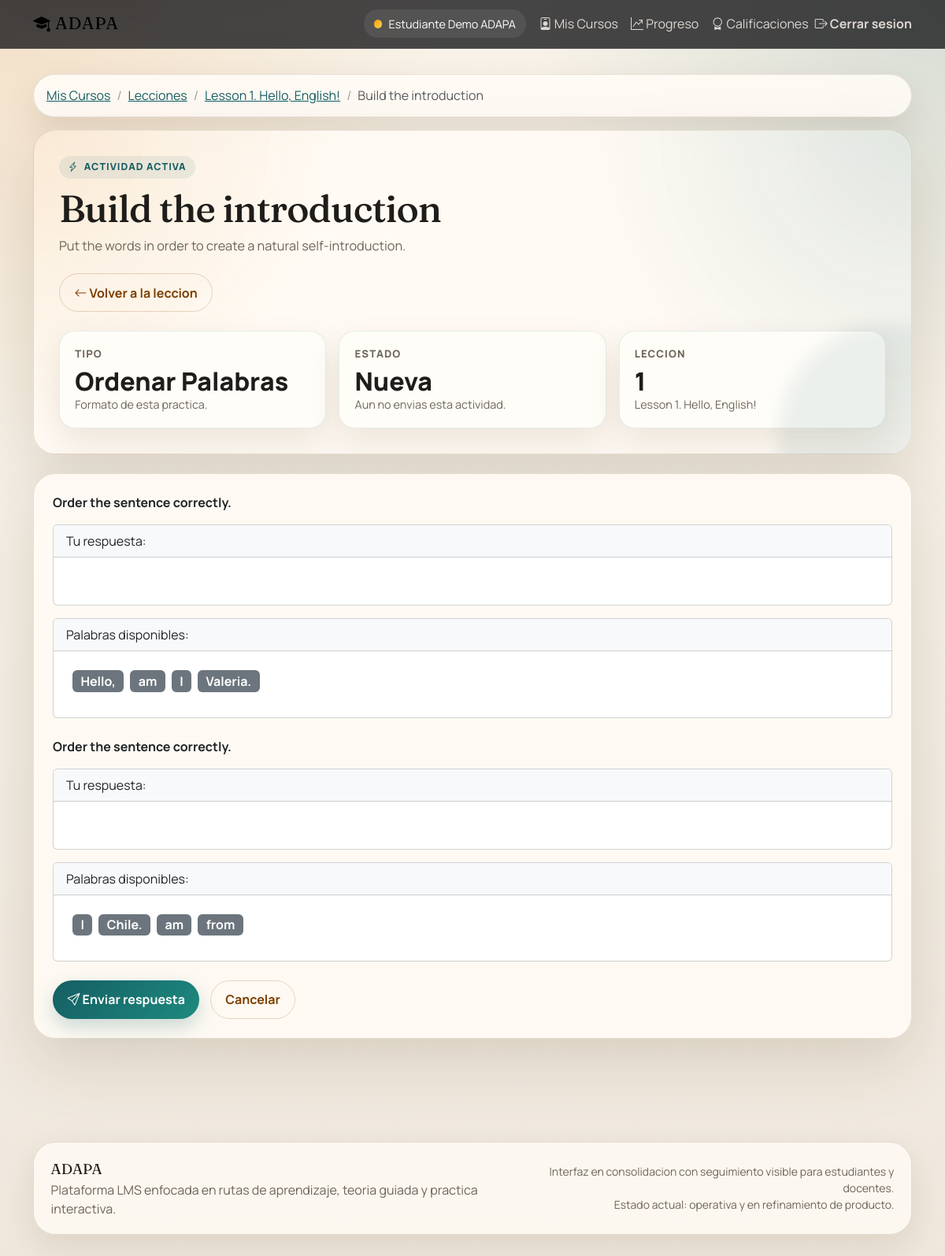
Screenshot of /estudiante/actividades/53 (signed in) with the database file from the repository.
### tables this page shows
CREATE TABLE `lecciones` (
  `id` int(11) NOT NULL AUTO_INCREMENT,
  `curso_id` int(11) NOT NULL,
  `titulo` varchar(255) NOT NULL,
  `descripcion` text DEFAULT NULL,
  `orden` int(11) NOT NULL DEFAULT 0,
  `duracion_minutos` int(11) DEFAULT NULL,
  `es_obligatoria` tinyint(1) NOT NULL DEFAULT 1,
  `estado` enum('borrador','publicada','archivada') NOT NULL DEFAULT 'borrador',
  `fecha_creacion` timestamp NOT NULL DEFAULT current_timestamp(),
  `fecha_actualizacion` timestamp NOT NULL DEFAULT current_timestamp() ON UPDATE current_timestamp(),
  PRIMARY KEY (`id`),
  KEY `curso_id` (`curso_id`),
  KEY `idx_lecciones_orden` (`curso_id`,`orden`),
  CONSTRAINT `lecciones_ibfk_1` FOREIGN KEY (`curso_id`) REFERENCES `cursos` (`id`) ON DELETE CASCADE
);

CREATE TABLE `actividades` (
  `id` int(11) NOT NULL AUTO_INCREMENT,
  `leccion_id` int(11) NOT NULL,
  `titulo` varchar(255) NOT NULL,
  `descripcion` text DEFAULT NULL,
  `tipo_actividad` enum('opcion_multiple','verdadero_falso','completar','arrastrar_soltar','ensayo','codigo','proyecto','respuesta_corta','respuesta_larga','ordenar_palabras','completar_espacios','completar_oracion','emparejamiento','pronunciacion','escritura','escucha') DEFAULT NULL,
  `instrucciones` text NOT NULL,
  `contenido` longtext NOT NULL COMMENT 'JSON con preguntas, opciones, respuestas correctas',
  `puntos_maximos` int(11) NOT NULL DEFAULT 100,
  `tiempo_limite_minutos` int(11) DEFAULT NULL,
  `intentos_permitidos` int(11) NOT NULL DEFAULT 3,
  `es_calificable` tinyint(1) NOT NULL DEFAULT 1,
  `orden` int(11) NOT NULL DEFAULT 0,
  `estado` enum('borrador','activa','archivada') NOT NULL DEFAULT 'borrador',
  `fecha_creacion` timestamp NOT NULL DEFAULT current_timestamp(),
  `fecha_actualizacion` timestamp NOT NULL DEFAULT current_timestamp() ON UPDATE current_timestamp(),
  PRIMARY KEY (`id`),
  KEY `leccion_id` (`leccion_id`),
  KEY `idx_actividades_orden` (`leccion_id`,`orden`),
  CONSTRAINT `actividades_ibfk_1` FOREIGN KEY (`leccion_id`) REFERENCES `lecciones` (`id`) ON DELETE CASCADE
);

### views/estudiante/realizar_actividad.php (the view, shortened to what the rows shown need)
<?php
require_once __DIR__ . '/../partials/header.php';
?>
<div class="container">
    <div class="row">
        <div class="col-12">
            <nav aria-label="breadcrumb">
                <ol class="breadcrumb">
                    <li class="breadcrumb-item"><a href="<?php echo url('/estudiante'); ?>">Mis Cursos</a></li>
                    <li class="breadcrumb-item"><a href="<?php echo url('/estudiante/cursos/' . $leccion->curso_id . '/lecciones'); ?>">Lecciones</a></li>
                    <li class="breadcrumb-item"><a href="<?php echo url('/estudiante/lecciones/' . $leccion->id . '/contenido'); ?>"><?php echo htmlspecialchars($leccion->titulo); ?></a></li>
                    <li class="breadcrumb-item active" aria-current="page"><?php echo htmlspecialchars($actividad->titulo); ?></li>
                </ol>
            </nav>
        </div>
    </div>
    <div class="row">
        <div class="col-12">
            <?php
                $isRetry = isset($_GET['retry']) && $_GET['retry'] == '1';
                $showFeedback = isset($respuestaExistente) && $respuestaExistente && !$isRetry;
            ?>
            <div class="page-hero mb-4">
                <span class="eyebrow"><i class="bi bi-lightning-charge"></i> Actividad activa</span>
                <h1 class="page-title"><?php echo htmlspecialchars($actividad->titulo); ?></h1>
                <p class="page-subtitle"><?php echo htmlspecialchars($actividad->descripcion ?: 'Completa la actividad y revisa tu avance dentro de la leccion.'); ?></p>
                <div class="hero-actions">
                    <a href="<?php echo url('/estudiante/lecciones/' . $leccion->id . '/contenido'); ?>" class="btn btn-outline-secondary">
                        <i class="bi bi-arrow-left"></i> Volver a la leccion
                    </a>
                </div>
                <div class="metric-grid">
                    <div class="metric-card">
                        <div class="metric-label">Tipo</div>
                        <div class="metric-value text-capitalize"><?php echo htmlspecialchars(str_replace('_', ' ', $actividad->tipo_actividad)); ?></div>
                        <div class="metric-note">Formato de esta practica.</div>
                    </div>
                    <div class="metric-card">
                        <div class="metric-label">Estado</div>
                        <div class="metric-value"><?php echo $isRetry ? 'Practica' : ($showFeedback ? 'Hecha' : 'Nueva'); ?></div>
                        <div class="metric-note"><?php echo $showFeedback ? 'Ya existe una respuesta registrada.' : 'Aun no envias esta actividad.'; ?></div>
                    </div>
                    <div class="metric-card">
                        <div class="metric-label">Leccion</div>
                        <div class="metric-value"><?php echo (int) $leccion->orden; ?></div>
                        <div class="metric-note"><?php echo htmlspecialchars($leccion->titulo); ?></div>
                    </div>
                </div>
            </div>
            <div class="card activity-shell">
                <div class="card-body">
                    <form action="<?php echo url('/estudiante/actividades/' . $actividad->id . '/responder'); ?>" method="post">
                        <?php if (($actividad->tipo_actividad === 'opcion_multiple' || $actividad->tipo_actividad === 'verdadero_falso') && !empty($configActividad)): ?>
                            <?php foreach ($configActividad as $preguntaIndex => $pregunta): ?>
                                <div class="card mb-4 border-light shadow-sm">
                                    <div class="card-body">
                                        <?php if (!empty($pregunta->texto)): ?>
                                            <h5 class="card-title mb-3"><?php echo htmlspecialchars($pregunta->texto); ?></h5>
                                        <?php elseif (!empty($actividad->descripcion) && $preguntaIndex === 0): ?>
                                             <h5 class="card-title mb-3"><?php echo htmlspecialchars($actividad->descripcion); ?></h5>
                                        <?php endif; ?>
                                        <?php if (!empty($pregunta->opciones)): ?>
                                            <div class="list-group">
                                                <?php foreach ($pregunta->opciones as $opcion): ?>
                                                    <?php
                                                        $respuestaUsuario = $respuestasUsuario[$pregunta->id] ?? null;
                                                        $opcionTexto = $opcion->opcion_texto;
                                                        $esSeleccionada = false;
                                                        $esCorrecta = false;
                                                        $claseItem = 'list-group-item-action';
                                                        $badge = '';
                                                        $checked = '';
                                                        $disabled = '';
                                                        if ($showFeedback) {
                                                            $esSeleccionada = ($respuestaUsuario === $opcionTexto);
                                                            $esCorrecta = isset($opcion->es_correcta) && ($opcion->es_correcta == 1 || $opcion->es_correcta === true);
                                                            $disabled = 'disabled';
                                                            if ($esSeleccionada) {
                                                                $checked = 'checked';
                                                                if ($esCorrecta) {
                                                                    $claseItem = 'list-group-item-success';
                                                                    $badge = '<span class="badge bg-success ms-auto">Correcto</span>';
                                                                } else {
                                                                    $claseItem = 'list-group-item-danger';
                                                                    $badge = '<span class="badge bg-danger ms-auto">Incorrecto</span>';
                                                                }
                                                            }
                                                            if ($esCorrecta) {
                                                                if (!$esSeleccionada) {
                                                                    $claseItem = 'list-group-item-success';
                                                                    $badge = '<span class="badge bg-success ms-auto">Respuesta Correcta</span>';
                                                                }
                                                            }
                                                        }
                                                    ?>
                                                    <label class="list-group-item <?php echo $claseItem; ?> d-flex align-items-center">
                                                        <input class="form-check-input me-3" type="radio"
                                                               name="respuesta[<?php echo $pregunta->id; ?>]"
                                                               id="opcion_<?php echo $pregunta->id . '_' . $opcion->id; ?>"
                                                               value="<?php echo htmlspecialchars($opcionTexto); ?>"
                                                               <?php echo $checked; ?>
                                                               <?php echo $disabled; ?>
                                                               <?php echo (!$showFeedback) ? 'required' : ''; ?>>
                                                        <div class="flex-grow-1">
                                                            <?php echo htmlspecialchars($opcionTexto); ?>
                                                        </div>
                                                        <?php echo $badge; ?>
                                                    </label>
                                                <?php endforeach; ?>
                                            </div>
                        <?php else: ?>
                                            <p class="text-muted">No hay opciones disponibles para esta pregunta.</p>
                                        <?php endif; ?>
                                    </div>
                                </div>
                            <?php endforeach; ?>
                        <?php elseif ($actividad->tipo_actividad === 'ordenar_palabras'): ?>
                            <?php foreach ($configActividad as $pregunta): ?>
                                <div class="mb-4">
                                    <p class="mb-3 fw-bold"><?php echo htmlspecialchars($pregunta->instruction ?? 'Ordena correctamente:'); ?></p>
                                    <div class="card mb-3">
                                        <div class="card-header bg-light">Tu respuesta:</div>
                                        <div class="card-body" id="sentence-container-<?php echo $pregunta->id; ?>" style="min-height: 60px;">
                                            <?php
                                                $usedIds = [];
                                            ?>
                                        </div>
                                    </div>
                                    <div class="card">
                                        <div class="card-header bg-light">Palabras disponibles:</div>
                                        <div class="card-body" id="pool-container-<?php echo $pregunta->id; ?>" style="min-height: 60px;">
                                            <?php
                                                if (isset($pregunta->items) && is_array($pregunta->items)) {
                                                    foreach ($pregunta->items as $item) {
                                                        $itemText = isset($item->text) ? $item->text : (is_string($item) ? $item : '');
                                                        $itemId = isset($item->id) ? $item->id : '';
                                                        if (!in_array($itemId, $usedIds)) {
                                                            echo '<span class="badge bg-secondary fs-6 me-2 mb-2 draggable-word" style="cursor: pointer;" data-id="' . $itemId . '" data-text="' . htmlspecialchars($itemText) . '" onclick="moveWord(this, \'sentence\', \'' . $pregunta->id . '\')">' . htmlspecialchars($itemText) . '</span>';
                                                        }
                                                    }
                                                }
                                            ?>
                                        </div>
                                    </div>
                                </div>
                            <?php endforeach; ?>
                        <?php endif; ?>
                        <?php if (!$showFeedback): ?>
                            <div class="d-flex gap-2 flex-wrap mt-3">
                                <button type="submit" class="btn btn-primary">
                                    <i class="bi bi-send"></i> Enviar respuesta
                                </button>
                                <a href="<?php echo url('/estudiante/lecciones/' . $leccion->id . '/contenido'); ?>" class="btn btn-outline-secondary">
                                    Cancelar
                                </a>
                            </div>
                        <?php endif; ?>
                    </form>
                </div>
            </div>
        </div>
    </div>
</div>
<?php require_once __DIR__ . '/../partials/footer.php'; ?>

### core/Router.php (shortened to what the rows shown need)
<?php
class Router {
    private $routes = [];
    private $basePath;
    public function __construct() {
        $this->basePath = BASE_URL;
    }
    public function add($method, $route, $controller, $action) {
        $this->routes[$method][$route] = ['controller' => $controller, 'action' => $action];
    }
    public function dispatch($uri, $method) {
        $uri = $this->removeBasePath($uri);
        foreach ($this->routes[$method] as $route => $routeInfo) {
            $pattern = preg_replace('/\{[^}]+\}/', '([^/]+)', $route);
            $pattern = '#^' . $pattern . '$#';
            if (preg_match($pattern, $uri, $matches)) {
                array_shift($matches);
                $action = $routeInfo['action'];
                $controllerInstance = new $controllerClass();
                if (method_exists($controllerInstance, $action)) {
                    call_user_func_array([$controllerInstance, $action], $matches);
                } else {
                    http_response_code(404);
                    echo "404 Method Not Found";
                }
                return;
            }
        }
    }
    private function removeBasePath($uri) {
        if (strpos($uri, $this->basePath) === 0) {
            $uri = substr($uri, strlen($this->basePath));
        }
        return $uri;
    }
}

### rows the page displays
lecciones: titulo "Lesson 1. Hello, English!", orden "1"
actividades: titulo "Build the introduction", descripcion "Put the words in order to create a natural self-introduction.", tipo_actividad "Ordenar Palabras"

### other values shown
$pregunta->instruction "Order the sentence correctly."
$itemText "Hello,"
$itemText "am"
$itemText "I"
$itemText "Valeria."
$itemText "Chile."
$itemText "from"
